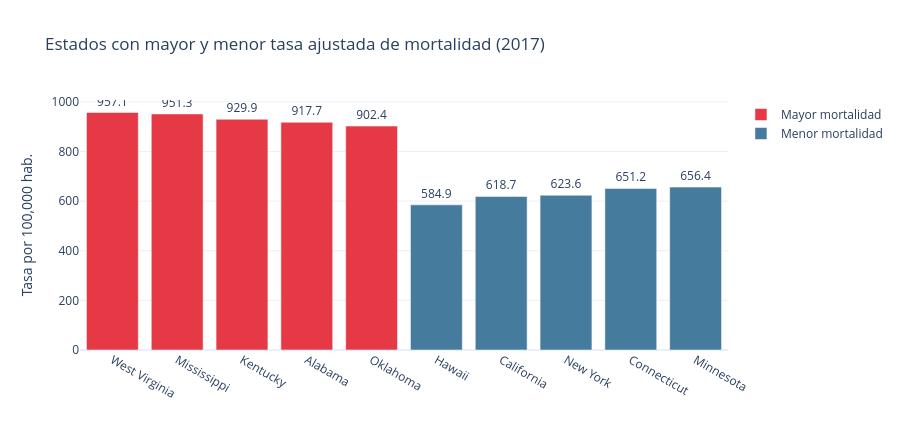

Notebook code cell kept with this figure:
### Markdown cell above
### 8.6. Estados con mayor y menor mortalidad

### Code cell
stats_2017 = (estados_2017[estados_2017['cause_name']=='All causes']
               .nlargest(5,'age_adjusted_death_rate')[['state','age_adjusted_death_rate']])
low_2017 = (estados_2017[estados_2017['cause_name']=='All causes']
              .nsmallest(5,'age_adjusted_death_rate')[['state','age_adjusted_death_rate']])

fig = go.Figure()
fig.add_trace(go.Bar(x=stats_2017['state'], y=stats_2017['age_adjusted_death_rate'],
                     name='Mayor mortalidad', marker_color='#E63946',
                     text=stats_2017['age_adjusted_death_rate'].round(1), textposition='outside'))
fig.add_trace(go.Bar(x=low_2017['state'], y=low_2017['age_adjusted_death_rate'],
                     name='Menor mortalidad', marker_color='#457B9D',
                     text=low_2017['age_adjusted_death_rate'].round(1), textposition='outside'))
fig.update_layout(title='Estados con mayor y menor tasa ajustada de mortalidad (2017)',
                  yaxis_title='Tasa por 100,000 hab.', template='plotly_white',
                  height=430, barmode='group')
fig.show()
print("\nTop 5 mayor mortalidad (2017):")
print(stats_2017.to_string(index=False))
print("\nTop 5 menor mortalidad (2017):")
print(low_2017.to_string(index=False))

### Figure 1 — Plotly figure (JSON) as saved in the notebook; plotly's stock layout.template omitted (floating-point values rounded to 4 significant figures)
{"data": [{"marker": {"color": "#E63946"}, "name": "Mayor mortalidad", "text": [957.1, 951.3, 929.9, 917.7, 902.4], "textposition": "outside", "type": "bar", "x": ["West Virginia", "Mississippi", "Kentucky", "Alabama", "Oklahoma"], "y": [957.1, 951.3, 929.9, 917.7, 902.4]}, {"marker": {"color": "#457B9D"}, "name": "Menor mortalidad", "text": [584.9, 618.7, 623.6, 651.2, 656.4], "textposition": "outside", "type": "bar", "x": ["Hawaii", "California", "New York", "Connecticut", "Minnesota"], "y": [584.9, 618.7, 623.6, 651.2, 656.4]}], "layout": {"barmode": "group", "height": 430, "title": {"text": "Estados con mayor y menor tasa ajustada de mortalidad (2017)"}, "yaxis": {"title": {"text": "Tasa por 100,000 hab."}}}}
